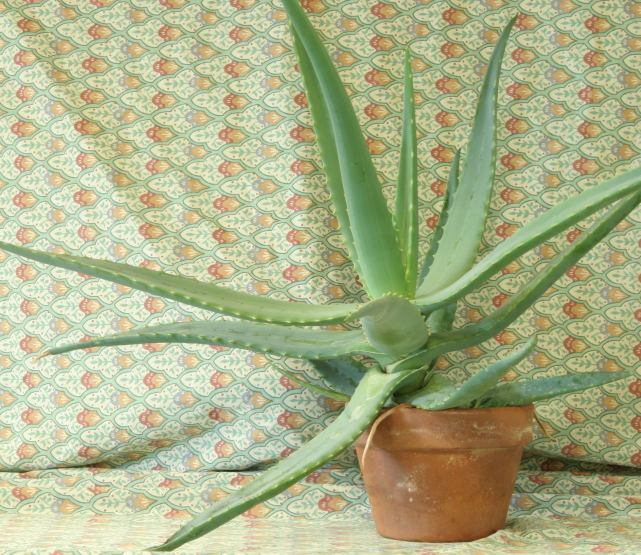
#> input picture data/aloeL.jpg, 1282 x 1110 px, found by its file name (shown at 1/2 size)
$ python benchmark_ransac.py
#> lines starting #> are read from the running program, lines starting #| are printed output that depends on the picture
### modules/utils.py
"""
utils.py
--------
Shared helper functions: image I/O, logging, and visualization utilities
used across the pipeline modules.
"""

import os
import logging
import cv2
import numpy as np
import matplotlib.pyplot as plt


def get_logger(name: str) -> logging.Logger:
    """Return a configured logger (module-level logging/monitoring)."""
    logger = logging.getLogger(name)
    if not logger.handlers:
        handler = logging.StreamHandler()
        formatter = logging.Formatter(
            "[%(asctime)s] %(levelname)s - %(name)s - %(message)s",
            datefmt="%H:%M:%S",
        )
        handler.setFormatter(formatter)
        logger.addHandler(handler)
        logger.setLevel(logging.INFO)
    return logger


def load_image(path: str, color: bool = True) -> np.ndarray:
    """Load an image from disk with validation and clear error handling."""
#> called with path = 'data/aloeL.jpg', color = False
    if not os.path.exists(path):
        raise FileNotFoundError(f"Image not found at path: {path}")
    flag = cv2.IMREAD_COLOR if color else cv2.IMREAD_GRAYSCALE
    img = cv2.imread(path, flag)
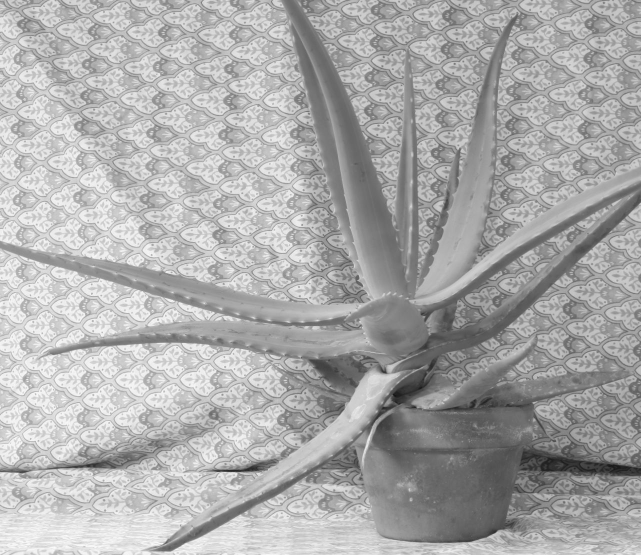
#> img: shape (1110, 1282) (shown at 1/2 size); min 18, max 255, mean 170.8
    if img is None:
        raise ValueError(f"OpenCV failed to decode image: {path}")
    return img


def ensure_dir(path: str) -> None:
    """Create an output directory if it does not already exist."""
    os.makedirs(path, exist_ok=True)


# [42 lines left out: functions save_image, normalize_for_display, save_colormap, side_by_side, plot_histogram, not called in this run]

### docs/benchmark_ransac.py
"""
benchmark_ransac.py
---------------------
Quantitatively compares the custom RANSAC Fundamental-matrix estimator
(modules/epipolar.py) against OpenCV's built-in cv2.findFundamentalMat
(also RANSAC-based) on the same feature correspondences.

This exists to back up the "Design Decisions & Rationale" claim in the
project report with actual numbers rather than an assertion — the same
input matches are fed to both estimators and scored on:
  - Inlier count / ratio
  - Mean epipolar (Sampson) constraint residual on the inlier set
  - Wall-clock runtime

Run:  python3 docs/benchmark_ransac.py
"""

import time
import json
import sys
import os

import cv2
import numpy as np

sys.path.insert(0, os.path.abspath(os.path.join(os.path.dirname(__file__), "..")))

from modules import config, epipolar, evaluate
from modules.utils import get_logger, load_image

logger = get_logger("benchmark")


def run_custom(pts1: np.ndarray, pts2: np.ndarray) -> dict:
    t0 = time.perf_counter()
    F, mask = epipolar.estimate_fundamental_ransac(pts1, pts2)
    elapsed = time.perf_counter() - t0

    residual = evaluate.epipolar_constraint_error(F, pts1[mask], pts2[mask])
    return {
        "implementation": "custom (hand-rolled RANSAC)",
        "inliers": int(np.sum(mask)),
        "inlier_ratio_pct": round(100 * np.sum(mask) / len(pts1), 2),
        "mean_epipolar_residual": round(residual["mean_abs_residual"], 4),
        "fundamental_matrix_rank": int(np.linalg.matrix_rank(F)),
        "runtime_sec": round(elapsed, 4),
    }


def run_opencv(pts1: np.ndarray, pts2: np.ndarray) -> dict:
    t0 = time.perf_counter()
    F, mask = cv2.findFundamentalMat(
        pts1, pts2, cv2.FM_RANSAC,
        ransacReprojThreshold=config.RANSAC_REPROJ_THRESHOLD,
        confidence=config.RANSAC_CONFIDENCE,
    )
    elapsed = time.perf_counter() - t0
    mask = mask.ravel().astype(bool)

    residual = evaluate.epipolar_constraint_error(F, pts1[mask], pts2[mask])
    return {
        "implementation": "cv2.findFundamentalMat (OpenCV built-in)",
        "inliers": int(np.sum(mask)),
        "inlier_ratio_pct": round(100 * np.sum(mask) / len(pts1), 2),
        "mean_epipolar_residual": round(residual["mean_abs_residual"], 4),
        "fundamental_matrix_rank": int(np.linalg.matrix_rank(F)),
        "runtime_sec": round(elapsed, 4),
    }


def main():
    gray_left = load_image(config.LEFT_IMAGE_PATH, color=False)
    gray_right = load_image(config.RIGHT_IMAGE_PATH, color=False)
#> call 2 of load_image, with path = 'data/aloeR.jpg', color = False
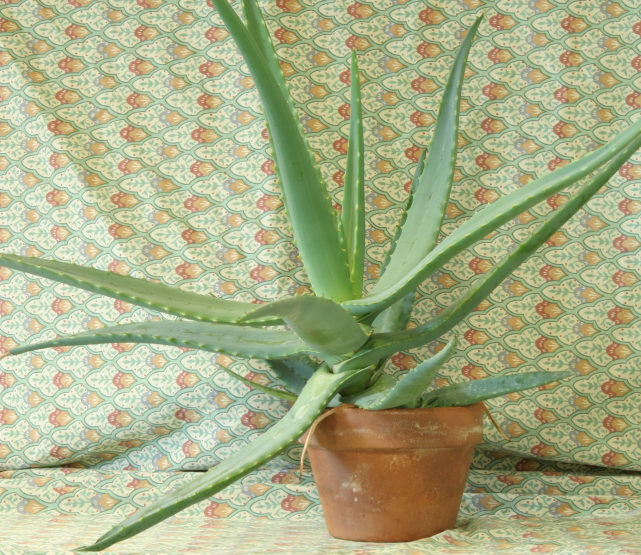
#> input picture data/aloeR.jpg, 1282 x 1110 px, found by its file name (shown at 1/2 size)
#> in load_image (call 2), `img = cv2.imread(path, flag)`:
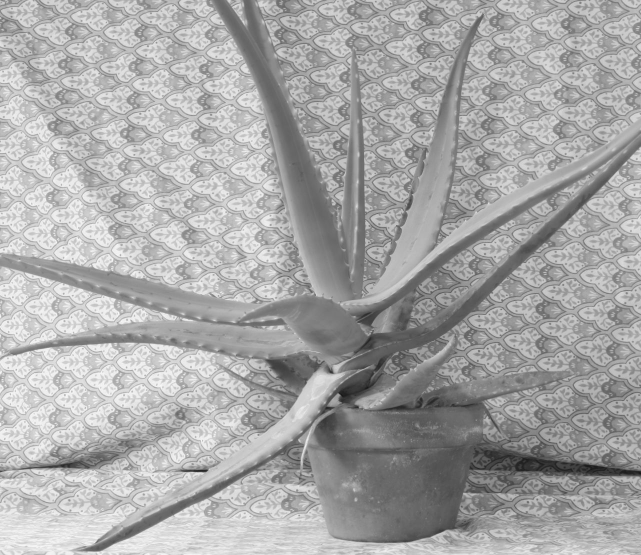
#> img: shape (1110, 1282) (shown at 1/2 size); min 18, max 255, mean 167.8

    _, _, _, pts1, pts2 = epipolar.detect_and_match_features(gray_left, gray_right)
    logger.info("Benchmarking on %d shared feature correspondences", len(pts1))

    # Average over several runs since RANSAC has run-to-run sampling variance
    n_runs = 5
    custom_runs = [run_custom(pts1, pts2) for _ in range(n_runs)]
    opencv_runs = [run_opencv(pts1, pts2) for _ in range(n_runs)]

    def average(runs):
        avg = dict(runs[0])
        for key in ("inliers", "inlier_ratio_pct", "mean_epipolar_residual", "runtime_sec"):
            avg[key] = round(float(np.mean([r[key] for r in runs])), 4)
        return avg

    result = {
        "num_correspondences": len(pts1),
        "num_runs_averaged": n_runs,
        "custom_ransac": average(custom_runs),
        "opencv_ransac": average(opencv_runs),
    }

    out_path = os.path.join(os.path.dirname(__file__), "benchmark_results.json")
    with open(out_path, "w") as f:
        json.dump(result, f, indent=2)

    print(json.dumps(result, indent=2))
    print(f"\nWritten to {out_path}")


if __name__ == "__main__":
    main()
#> (the call stopped at in main, `_, _, _, pts1, pts2 = epipolar.detect_and_match_features(gray_left, gr..`: modules is not available in this run)
